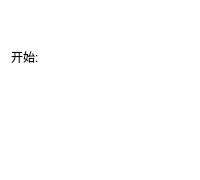
    <widget class="QWidget" name="queryPage">
     <layout class="QGridLayout" name="gridLayout_17">
      <property name="leftMargin">
       <number>0</number>
      </property>
      <property name="topMargin">
       <number>0</number>
      </property>
      <property name="rightMargin">
       <number>0</number>
      </property>
      <property name="bottomMargin">
       <number>0</number>
      </property>
      <property name="spacing">
       <number>0</number>
      </property>
      <item row="0" column="0">
       <widget class="QFrame" name="frame_7">
        <property name="styleSheet">
         <string notr="true">QFrame{
	
	background-color: rgb(255, 255, 255);
}</string>
        </property>
        <property name="frameShape">
         <enum>QFrame::NoFrame</enum>
        </property>
        <property name="frameShadow">
         <enum>QFrame::Raised</enum>
        </property>
        <layout class="QGridLayout" name="gridLayout_19">
         <property name="leftMargin">
          <number>0</number>
         </property>
         <property name="topMargin">
          <number>10</number>
         </property>
         <property name="rightMargin">
          <number>0</number>
         </property>
         <property name="bottomMargin">
          <number>10</number>
         </property>
         <property name="horizontalSpacing">
          <number>0</number>
         </property>
         <property name="verticalSpacing">
          <number>10</number>
         </property>
         <item row="0" column="0">
          <widget class="QFrame" name="frame_14">
           <property name="sizePolicy">
            <sizepolicy hsizetype="Expanding" vsizetype="Preferred">
             <horstretch>0</horstretch>
             <verstretch>0</verstretch>
            </sizepolicy>
           </property>
           <property name="minimumSize">
            <size>
             <width>0</width>
             <height>150</height>
            </size>
           </property>
           <property name="maximumSize">
            <size>
             <width>16777215</width>
             <height>150</height>
            </size>
           </property>
           <property name="styleSheet">
            <string notr="true"/>
           </property>
           <property name="frameShape">
            <enum>QFrame::NoFrame</enum>
           </property>
           <property name="frameShadow">
            <enum>QFrame::Raised</enum>
           </property>
           <layout class="QGridLayout" name="gridLayout_22">
            <property name="leftMargin">
             <number>10</number>
            </property>
            <property name="topMargin">
             <number>10</number>
            </property>
            <property name="rightMargin">
             <number>10</number>
            </property>
            <property name="bottomMargin">
             <number>0</number>
            </property>
            <property name="horizontalSpacing">
             <number>10</number>
            </property>
            <property name="verticalSpacing">
             <number>0</number>
            </property>
            <item row="1" column="0">
             <widget class="QFrame" name="frame_17">
              <property name="sizePolicy">
               <sizepolicy hsizetype="Expanding" vsizetype="Preferred">
                <horstretch>0</horstretch>
                <verstretch>0</verstretch>
               </sizepolicy>
              </property>
              <property name="maximumSize">
               <size>
                <width>16777215</width>
                <height>120</height>
               </size>
              </property>
              <property name="styleSheet">
               <string notr="true">QLabel,QDateEdit,QComboBox{
	font: 57 16pt &quot;思源黑体 CN Medium&quot;;
	height: 50px;
}</string>
              </property>
              <property name="frameShape">
               <enum>QFrame::NoFrame</enum>
              </property>
              <property name="frameShadow">
               <enum>QFrame::Raised</enum>
              </property>
              <widget class="QWidget" name="layoutWidget">
               <property name="geometry">
                <rect>
                 <x>1</x>
                 <y>0</y>
                 <width>781</width>
                 <height>54</height>
                </rect>
               </property>
               <layout class="QHBoxLayout" name="horizontalLayout_3">
                <item>
                 <layout class="QHBoxLayout" name="horizontalLayout">
                  <item>
                   <widget class="QLabel" name="label_3">
                    <property name="text">
                     <string>开始:</string>
                    </property>
                   </widget>
                  </item>
                  <item>
                   <widget class="QDateEdit" name="qBeginDate">
                    <property name="styleSheet">
                     <string notr="true">QDateEdit{
	color: rgb(81, 81, 81);
	font: 57 16pt &quot;思源黑体 CN Normal&quot;;
	border:none;
	border-radius:5px;
	padding-left:10px;
	padding-right:10px;
	background-color:qlineargradient(spread:pad, x1:0.692, y1:0.926136, 		x2:0.692, y2:1, stop:0 rgba(241, 241, 241, 255), stop:1 rgba(182, 182, 			182, 255));
}
QDateEdit:hover{
	border: 1px solid #e4e4e4;
}
QDateEdit::drop-down{
	padding-right:10px;
	width: 10px;
	image: url(:/images/arrow_down.png);
}
QCalendarWidget{
	font: 14pt &quot;思源黑体 CN Normal&quot;;
}
QCalendarWidget QWidget#qt_calendar_navigationbar{
	background-color: qlineargradient(x1: 0, y1: 0, x2: 1, y2: 0,stop: 0 #313947, stop: 1 #34375E);	
}
QCalendarWidget QToolButton{
    color: white;background-color: rgba(255, 255, 255, 0);
}
QCalendarWidget QSpinBox::up-button{
    background-color: rgba(255, 255, 255, 100);
    width:20px;
	image: url(:/images/arrow_up.png);
}
QCalendarWidget QSpinBox::down-button{
    background-color: rgba(255, 255, 255, 100);
    width:20px;
	image: url(:/images/arrow_down.png);
}
QCalendarWidget QSpinBox::up-button:hover{
	background-color: rgba(215, 218, 223, 100);
}
QCalendarWidget QSpinBox::down-button:hover{
	background-color: rgba(215, 218, 223, 100);
}</string>
                    </property>
                    <property name="calendarPopup">
                     <bool>true</bool>
                    </property>
                   </widget>
                  </item>
                 </layout>
                </item>
                <item>
                 <layout class="QFormLayout" name="formLayout_5">
                  <property name="horizontalSpacing">
                   <number>10</number>
                  </property>
                  <property name="verticalSpacing">
                   <number>0</number>
                  </property>
                  <item row="0" column="0">
                   <widget class="QLabel" name="label_9">
                    <property name="text">
                     <string>结束:</string>
                    </property>
                   </widget>
                  </item>
                  <item row="0" column="1">
                   <widget class="QDateEdit" name="qEndDate">
                    <property name="autoFillBackground">
                     <bool>false</bool>
                    </property>
                    <property name="styleSheet">
                     <string notr="true">QDateEdit{
	color: rgb(81, 81, 81);
	font: 57 16pt &quot;思源黑体 CN Normal&quot;;
	border:none;
	border-radius:5px;
	padding-left:10px;
	padding-right:10px;
	background-color:qlineargradient(spread:pad, x1:0.692, y1:0.926136, 		x2:0.692, y2:1, stop:0 rgba(241, 241, 241, 255), stop:1 rgba(182, 182, 			182, 255));
}
QDateEdit:hover{
	border: 1px solid #e4e4e4;
}
QDateEdit::drop-down{
	padding-right:10px;
	width: 10px;
	image: url(:/images/arrow_down.png);
}
QCalendarWidget{
	font: 14pt &quot;思源黑体 CN Normal&quot;;
}
QCalendarWidget QWidget#qt_calendar_navigationbar{
	background-color: qlineargradient(x1: 0, y1: 0, x2: 1, y2: 0,stop: 0 #313947, stop: 1 #34375E);	
}
QCalendarWidget QToolButton{
    color: white;background-color: rgba(255, 255, 255, 0);
}
QCalendarWidget QSpinBox::up-button{
    background-color: rgba(255, 255, 255, 100);
    width:20px;
	image: url(:/images/arrow_up.png);
}
QCalendarWidget QSpinBox::down-button{
    background-color: rgba(255, 255, 255, 100);
    width:20px;
	image: url(:/images/arrow_down.png);
}
QCalendarWidget QSpinBox::up-button:hover{
	background-color: rgba(215, 218, 223, 100);
}
QCalendarWidget QSpinBox::down-button:hover{
	background-color: rgba(215, 218, 223, 100);
}</string>
                    </property>
                    <property name="calendarPopup">
                     <bool>true</bool>
                    </property>
                   </widget>
                  </item>
                 </layout>
                </item>
               </layout>
              </widget>
             </widget>
            </item>
           </layout>
          </widget>
         </item>
         <item row="2" column="0">
          <widget class="QFrame" name="frame_15">
           <property name="sizePolicy">
            <sizepolicy hsizetype="Expanding" vsizetype="Expanding">
             <horstretch>0</horstretch>
             <verstretch>0</verstretch>
            </sizepolicy>
           </property>
           <property name="frameShape">
            <enum>QFrame::NoFrame</enum>
           </property>
           <property name="frameShadow">
            <enum>QFrame::Raised</enum>
           </property>
           <widget class="QFrame" name="frame_16">
            <property name="geometry">
             <rect>
              <x>0</x>
              <y>200</y>
              <width>801</width>
              <height>100</height>
             </rect>
            </property>
            <property name="sizePolicy">
             <sizepolicy hsizetype="Expanding" vsizetype="Preferred">
              <horstretch>0</horstretch>
              <verstretch>0</verstretch>
             </sizepolicy>
            </property>
            <property name="minimumSize">
             <size>
              <width>0</width>
              <height>100</height>
             </size>
            </property>
            <property name="maximumSize">
             <size>
              <width>16777215</width>
              <height>100</height>
             </size>
            </property>
            <property name="styleSheet">
             <string notr="true">QPushButton{
	max-height:80px;
	min-height:80px;
	min-width:90px;
	max-width:90px;
	font: 87 16pt &quot;思源黑体 CN Heavy&quot;;
	border:none;
	border-radius:5px;
	background-color:qlineargradient(spread:pad, x1:1, y1:0.892, x2:1, y2:1, stop:0 rgba(243, 243, 243, 255), stop:1 rgba(108, 108, 108, 255));
}
QPushButton:hover{
	color: #fff;
	background-color: qlineargradient(spread:pad, x1:1, y1:0.892, x2:1, y2:1, stop:0 rgba(255, 135, 76, 255), stop:1 rgba(108, 108, 108, 255));
}

QPushButton:pressed{
	color: #fff;
	background-color: qlineargradient(spread:pad, x1:1, y1:0.892, x2:1, y2:1, stop:0 rgba(255, 76, 76, 255), stop:1 rgba(108, 108, 108, 255));
}
QPushButton:disabled{
	background-color: qlineargradient(spread:pad, x1:1, y1:0.892, x2:1, y2:1, stop:0 rgba(144, 147, 153, 255), stop:1 rgba(94, 94, 94, 255));
}</string>
            </property>
            <property name="frameShape">
             <enum>QFrame::NoFrame</enum>
            </property>
            <property name="frameShadow">
             <enum>QFrame::Raised</enum>
            </property>
            <layout class="QGridLayout" name="gridLayout_21">
             <property name="leftMargin">
              <number>0</number>
             </property>
             <property name="topMargin">
              <number>0</number>
             </property>
             <property name="rightMargin">
              <number>0</number>
             </property>
             <property name="bottomMargin">
              <number>0</number>
             </property>
             <property name="horizontalSpacing">
              <number>10</number>
             </property>
             <property name="verticalSpacing">
              <number>0</number>
             </property>
             <item row="1" column="3">
              <widget class="QPushButton" name="qExportBtn">
               <property name="cursor">
                <cursorShape>PointingHandCursor</cursorShape>
               </property>
               <property name="styleSheet">
                <string notr="true"/>
               </property>
               <property name="text">
                <string>导出</string>
               </property>
              </widget>
             </item>
             <item row="1" column="4">
              <widget class="QPushButton" name="qClearBtn">
               <property name="cursor">
                <cursorShape>PointingHandCursor</cursorShape>
               </property>
               <property name="text">
                <string>删除</string>
               </property>
              </widget>
             </item>
             <item row="1" column="5">
              <widget class="QPushButton" name="qQueryBtn">
               <property name="cursor">
                <cursorShape>PointingHandCursor</cursorShape>
               </property>
               <property name="text">
                <string>查询</string>
               </property>
              </widget>
             </item>
             <item row="1" column="0">
              <spacer name="horizontalSpacer_9">
               <property name="orientation">
                <enum>Qt::Horizontal</enum>
               </property>
               <property name="sizeHint" stdset="0">
                <size>
                 <width>15</width>
                 <height>20</height>
                </size>
               </property>
              </spacer>
             </item>
             <item row="1" column="7">
              <spacer name="horizontalSpacer_10">
               <property name="orientation">
                <enum>Qt::Horizontal</enum>
               </property>
               <property name="sizeHint" stdset="0">
                <size>
                 <width>15</width>
                 <height>20</height>
                </size>
               </property>
              </spacer>
             </item>
             <item row="1" column="2">
              <widget class="QPushButton" name="qBackBtn">
               <property name="cursor">
                <cursorShape>PointingHandCursor</cursorShape>
               </property>
               <property name="styleSheet">
                <string notr="true">QPushButton{
	font: 87 16pt &quot;思源黑体 CN Heavy&quot;;
	color: #909399;
	border:none;
	border-radius:5px;
	background-color:qlineargradient(spread:pad, x1:1, y1:0.892, x2:1, y2:1, stop:0 rgba(243, 243, 243, 255), stop:1 rgba(108, 108, 108, 255));
}
QPushButton:hover{
	color: #fff;
	background-color: qlineargradient(spread:pad, x1:1, y1:0.892, x2:1, y2:1, stop:0 rgba(255, 135, 76, 255), stop:1 rgba(108, 108, 108, 255));
}

QPushButton:pressed{
	color: #fff;
	background-color: qlineargradient(spread:pad, x1:1, y1:0.892, x2:1, y2:1, stop:0 rgba(255, 76, 76, 255), stop:1 rgba(108, 108, 108, 255));
}
QPushButton:disabled{
	background-color: qlineargradient(spread:pad, x1:1, y1:0.892, x2:1, y2:1, stop:0 rgba(144, 147, 153, 255), stop:1 rgba(94, 94, 94, 255));
}</string>
               </property>
               <property name="text">
                <string/>
               </property>
               <property name="icon">
                <iconset resource="images.qrc">
                 <normaloff>:/images/back.png</normaloff>:/images/back.png</iconset>
               </property>
               <property name="iconSize">
                <size>
                 <width>48</width>
                 <height>48</height>
                </size>
               </property>
              </widget>
             </item>
            </layout>
           </widget>
           <widget class="QWidget" name="layoutWidget">
            <property name="geometry">
             <rect>
              <x>0</x>
              <y>0</y>
              <width>801</width>
              <height>201</height>
             </rect>
            </property>
            <layout class="QHBoxLayout" name="horizontalLayout_2">
             <item>
              <widget class="QTableWidget" name="qTableWidget_1">
               <property name="maximumSize">
                <size>
                 <width>16777215</width>
                 <height>270</height>
                </size>
               </property>
               <property name="styleSheet">
                <string notr="true">/*QTableView 左上角样式*/
QTableWidget QTableCornerButton::section {
    border: 5px solid rgba(241, 241, 241, 255);
    background-color:rgba(241, 241, 241, 255);
 }
QTableWidget {
	font-size:12pt;
    color: rgb(81, 81, 81);/*表格内文字颜色*/
    gridline-color: #e4e4e4;/*表格内框颜色*/
    background-color: #fff; /*表格内背景色*/
}
QHeaderView {
    color:rgb(81, 81, 81);
	font: 75 14pt &quot;思源黑体 CN Bold&quot;;
    background-color:rgba(241, 241, 241, 255);
    min-height:40px;
}
QHeaderView::section {
    color:rgb(81, 81, 81);
    background-color: qlineargradient(spread:pad, x1:0.692, y1:0.926136,x2:0.692, y2:1, stop:0 rgba(241, 241, 241, 255), stop:1 rgba(182, 182,182, 255));
	border: 1px solid #e4e4e4;
}
QScrollBar::vertical{
	width:40px;
}</string>
               </property>
               <property name="frameShape">
                <enum>QFrame::NoFrame</enum>
               </property>
               <attribute name="horizontalHeaderDefaultSectionSize">
                <number>200</number>
               </attribute>
               <attribute name="horizontalHeaderStretchLastSection">
                <bool>true</bool>
               </attribute>
               <attribute name="verticalHeaderVisible">
                <bool>false</bool>
               </attribute>
               <row>
                <property name="text">
                 <string>新建行</string>
                </property>
               </row>
               <row>
                <property name="text">
                 <string>新建行</string>
                </property>
               </row>
               <row>
                <property name="text">
                 <string>新建行</string>
                </property>
               </row>
               <column>
                <property name="text">
                 <string>时间</string>
                </property>
                <property name="textAlignment">
                 <set>AlignCenter</set>
                </property>
               </column>
               <column>
                <property name="text">
                 <string>编号</string>
                </property>
                <property name="textAlignment">
                 <set>AlignCenter</set>
                </property>
               </column>
               <item row="2" column="0">
                <property name="text">
                 <string/>
                </property>
               </item>
              </widget>
             </item>
             <item>
              <widget class="QTableWidget" name="qTableWidget_2">
               <property name="maximumSize">
                <size>
                 <width>16777215</width>
                 <height>270</height>
                </size>
               </property>
               <property name="font">
                <font>
                 <pointsize>12</pointsize>
                </font>
               </property>
               <property name="styleSheet">
                <string notr="true">/*QTableView 左上角样式*/
QTableWidget QTableCornerButton::section {
    border: 5px solid rgba(241, 241, 241, 255);
    background-color:rgba(241, 241, 241, 255);
 }
QTableWidget {
	font-size:12pt;
    color: rgb(81, 81, 81);/*表格内文字颜色*/
    gridline-color: #e4e4e4;/*表格内框颜色*/
    background-color: #fff; /*表格内背景色*/
}
QHeaderView {
    color:rgb(81, 81, 81);
	font: 75 14pt &quot;思源黑体 CN Bold&quot;;
    background-color:rgba(241, 241, 241, 255);
    min-height:40px;
}
QHeaderView::section {
    color:rgb(81, 81, 81);
    background-color: qlineargradient(spread:pad, x1:0.692, y1:0.926136,x2:0.692, y2:1, stop:0 rgba(241, 241, 241, 255), stop:1 rgba(182, 182,182, 255));
	border: 1px solid #e4e4e4;
}
QScrollBar::vertical{
	width:40px;
}</string>
               </property>
               <property name="frameShape">
                <enum>QFrame::NoFrame</enum>
               </property>
               <attribute name="horizontalHeaderDefaultSectionSize">
                <number>90</number>
               </attribute>
               <attribute name="horizontalHeaderStretchLastSection">
                <bool>true</bool>
               </attribute>
               <attribute name="verticalHeaderVisible">
                <bool>false</bool>
               </attribute>
               <row>
                <property name="text">
                 <string>1</string>
                </property>
               </row>
               <row>
                <property name="text">
                 <string>2</string>
                </property>
               </row>
               <row>
                <property name="text">
                 <string>3</string>
                </property>
               </row>
               <column>
                <property name="text">
                 <string>#</string>
                </property>
               </column>
               <column>
                <property name="text">
                 <string>R(a.u)</string>
                </property>
               </column>
              </widget>
             </item>
            </layout>
           </widget>
          </widget>
         </item>
        </layout>
       </widget>
      </item>
     </layout>
    </widget>
